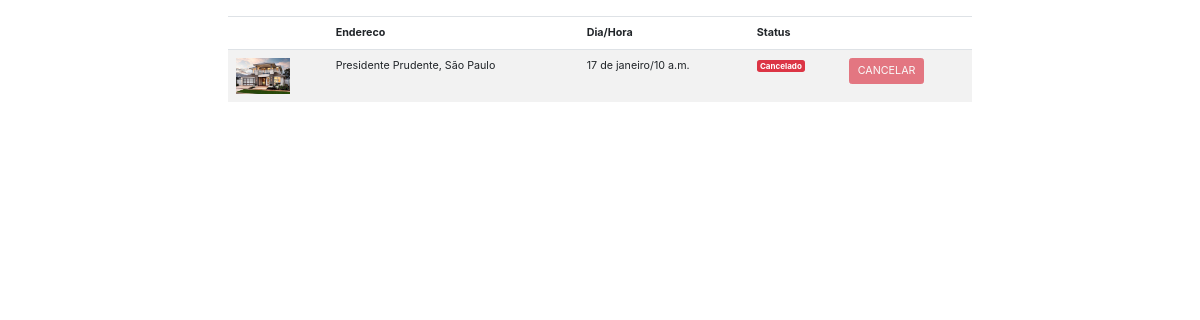
/agendamentos (signed in), run on the app's committed database.
### plataforma/models.py (models this page shows, shortened)
class Visitas(models.Model):
    choices = (('S', 'Segunda'),
                ('T', 'Terça'),
                ('Q', 'Quarta'),
                ('QI', 'Quinta'),
                ('SE', 'Sexta'),
                ('SA', 'Sabado'),
                ('D', 'Domingo'))
    choices_status = (('A', 'Agendado'),
                      ('F', 'Finalizado'),
                      ('C', 'Cancelado'))
    imovel = models.ForeignKey(Imovei, on_delete=models.DO_NOTHING)
    usuario = models.ForeignKey(User, on_delete=models.DO_NOTHING)
    dia = models.CharField(max_length=20)
    horario = models.TimeField()
    status = models.CharField(max_length=1, choices=choices_status, default="A")

class Imovei(models.Model):
    choices = (('V', 'Venda'),
               ('A', 'Aluguel'))
    choices_imovel = (('A', 'Apartamento'),
                      ('C', 'Casa'))
    imagens = models.ManyToManyField(Imagem)
    valor = models.FloatField()
    quartos = models.IntegerField()
    tamanho = models.FloatField()
    cidade = models.ForeignKey(Cidade, on_delete=models.DO_NOTHING)
    rua = models.CharField(max_length=50)
    tipo = models.CharField(max_length=1, choices=choices)
    tipo_imovel = models.CharField(max_length=1, choices=choices_imovel)
    numero = models.IntegerField()
    descricao = models.TextField()
    dias_visita = models.ManyToManyField(DiasVisita)
    horarios = models.ManyToManyField(Horario)

class Imagem(models.Model):
    img = models.ImageField(upload_to='img')
    def __str__(self) -> str:
        return self.img.url

class Cidade(models.Model):
    nome = models.CharField(max_length=30)
    def __str__(self) -> str:
        return self.nome

### plataforma/views.py (the view)
# urls.py: path('agendamentos', views.agendamentos, name="agendamentos"),
def agendamentos(request):
    visitas = Visitas.objects.filter(usuario=request.user)
    return render(request, "agendamentos.html", {'visitas': visitas})

### plataforma/templates/agendamentos.html (shortened to what this page needs)
{% extends 'base.html' %}
{% load static %}
{% block 'head' %}
<link rel="stylesheet" href="{% static 'plataforma/css/home.css' %}">
{% endblock  %}
{% block 'body' %}
    <div class="container">
        <br>
        <table class="table table-striped">
        <thead>
            <tr>
                <th scope="col"></th>
                <th scope="col">Endereco</th>
                <th scope="col">Dia/Hora</th>
                <th scope="col">Status</th>
                <th scope="col"></th>
            </tr>
        </thead>
        <tbody>
            {% for visita in visitas %}
                <tr>
                    <th><img width="80" src="{{visita.imovel.imagens.all.0}}"></th>
                    <td>{{visita.imovel.rua}}, {{visita.imovel.cidade}}</td>
                    <td>{{visita.dia}}/{{visita.horario}}</td>
                    <td>
                        {% if visita.status == "C" %}
                            <span class="badge badge-danger">Cancelado</span>
                        {% endif %}
                    </td>
                    <td>
                        {% if visita.status == "A" %}
                            <a href="{% url 'cancelar_agendamento' visita.id %}" class="btn btn-danger">CANCELAR</a>
                        {% else %}
                            <a href="" class="btn btn-danger disabled">CANCELAR</a>
                        {% endif %}
                    </td>
                </tr>
            {% endfor %}
        </tbody>
    </table>
    </div>
{% endblock  %}

### templates/static/plataforma/css/home.css (style rules this page uses)
html { zoom: 67% }

### data on the page
Visitas: imovel.imagens.all.0 (picture), imovel.rua "Presidente Prudente", imovel.cidade "São Paulo", dia "17 de janeiro", horario "10 a.m.", status "Cancelado"
